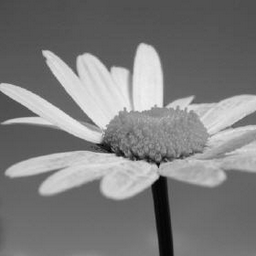
%> input picture TP1/flower.png, 256 x 256 px
$ octave TSI_TP1_Ex1.m   (GNU Octave 9; MATLAB toolbox functions it lacks are replaced by stand-ins)
%> lines starting %> are read from the running program, lines starting %| are printed output that depends on the picture
clear variaIble;
close all;
% Les masques donnés sont déjà retourné
%% Question 1 :
% Lecture et conversion des images en double [0,1]

im1 = imread('flower.png');
%> im1 is the input picture: size 256x256 uint8; min 0, max 239, mean 125.1
im1 = im2double(im1);
%> im1: size 256x256 double
im2 = imread('journal.png');
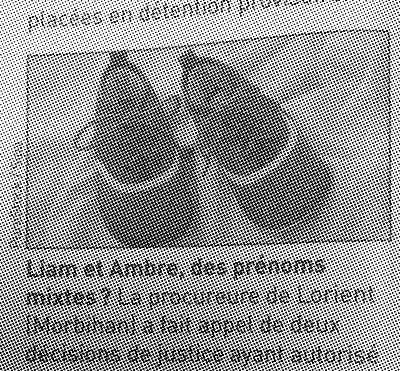
%> input picture TP1/journal.png, 400 x 371 px
%> im2 is the input picture: size 371x400 uint8; min 0, max 255, mean 147.2
im2 = im2double(im2);
%> im2: size 371x400 double
min_Im1=min(im1);
%> min_Im1 = 256 values, max 0.322 at index 88, min 0 at index 103, mean 0.247

% Affichage des images
figure(1);
imshow(im1,[]); %On met les crochets pour s'assurer de scale entre le min et le max du imread
colorbar;
figure(2);
imshow(im2,[]);

% On cherche à detecter les contours de l'image flower.png


% On décompose un filtre de Sobel en filtre de lissage 1D et filtre dérivatif
% 1D

% Filtre dérivatif spatial 1D:

G1 = [-1;0;1];

%Filtre lissage spatial 1D:

G2 = [1;2;1];


% Filtre total

xsobel = G2*G1';
ysobel = G1*G2';

% On lisse pour éliminer les faux contours (baisser la "tolérance du
% contour")

%% Question 2 et 3

Gh = imfilter(im1,xsobel);
Gv = imfilter(im1,ysobel);
figure(3)
subplot(2,2,1); hold on;
title('Image avec Gradient horizontal')
imshow(Gh)

subplot(2,2,2); hold on;
title('Image avec Gradient vertical')
imshow(Gv)

subplot(2,2,3); hold on;
G = sqrt(Gh.^2+Gv.^2);
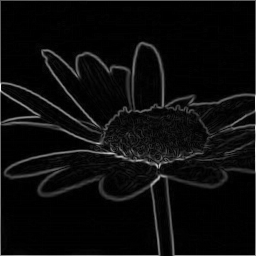
%> G: size 256x256 double; min 0, max 3.35, mean 0.166; drawn with min black and max white
title('Image avec Gradient total')
imshow(G)

%% Question 4 :

im1_noise = imnoise(im1,'gaussian',0.1);
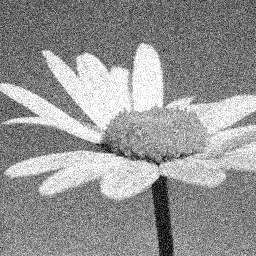
%> im1_noise: size 256x256 double; min 0, max 1, mean 0.587

Gh_noise = imfilter(im1_noise,xsobel);
Gv_noise = imfilter(im1_noise,ysobel);
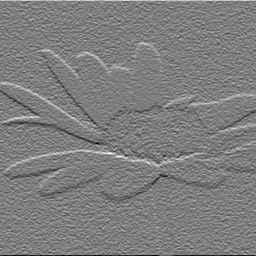
%> Gv_noise: size 256x256 double; min -2.97, max 3.03, mean 0.00246; drawn with min black and max white

figure(4)
subplot(2,2,1); hold on;
title('Image avec Gradient horizontal')
imshow(Gh_noise)

subplot(2,2,2); hold on;
title('Image avec Gradient vertical')
imshow(Gv_noise)
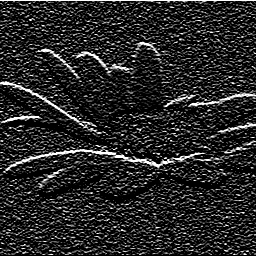
%> displayed picture: size 256x256, on the screen's scale of 0 to 255; min 0, max 255, mean 39.6

subplot(2,2,3); hold on;
G_noise = sqrt(Gh_noise.^2+Gv_noise.^2);
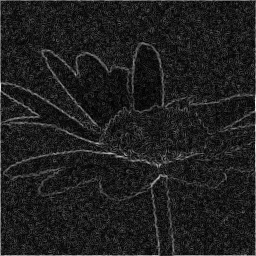
%> G_noise: size 256x256 double; min 0, max 4.03, mean 0.501; drawn with min black and max white
title('Image avec Gradient total')
imshow(G_noise)
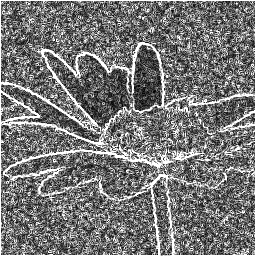
%> displayed picture: size 256x256, on the screen's scale of 0 to 255; min 0, max 255, mean 119.2
